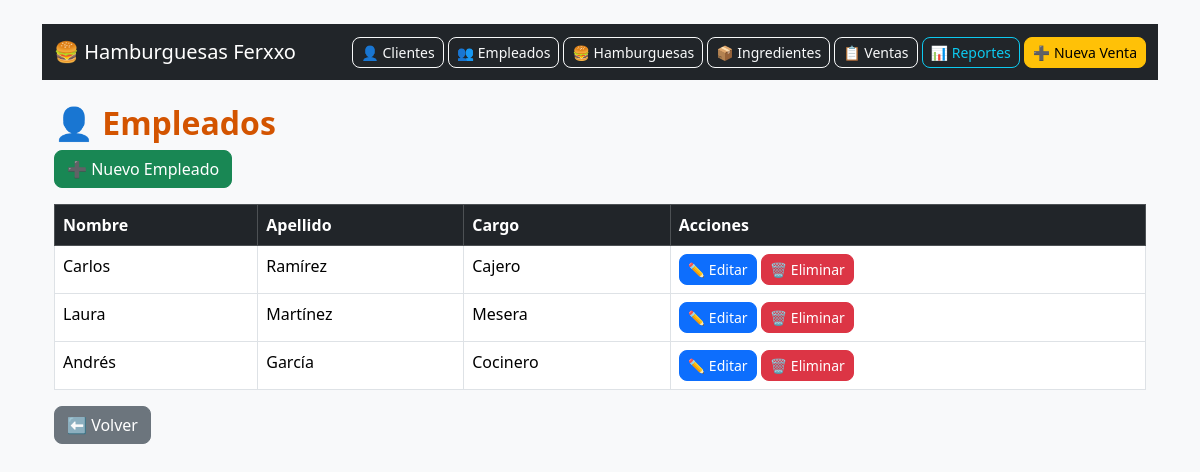
Before: /empleados.php with the older database file.
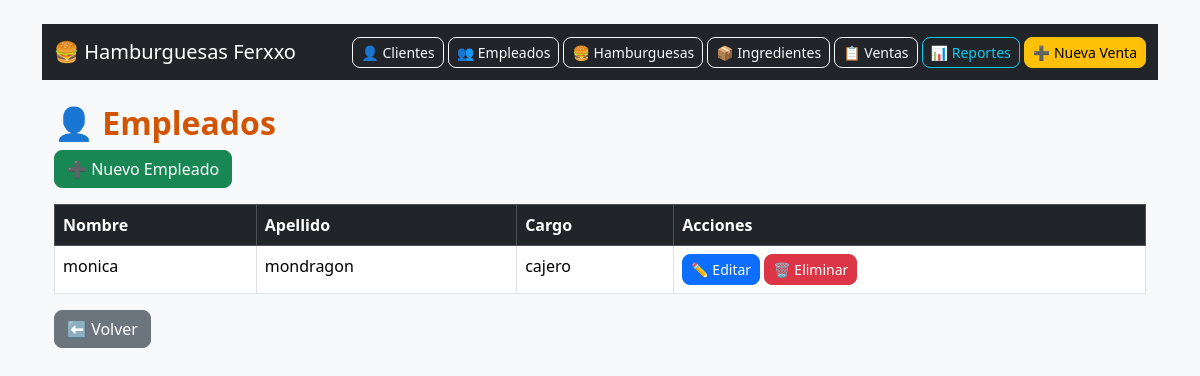
After: the same page with the newer database file.
### tables this page shows
CREATE TABLE `empleados` (
  `id_empleado` int(11) NOT NULL,
  `nombre` varchar(100) NOT NULL,
  `apellido` varchar(100) NOT NULL,
  `cargo` varchar(50) NOT NULL
);

### empleados.php (the view, shortened to what this page needs)
<?php include("config/db.php"); ?>
<!DOCTYPE html>
<html lang="es">
<head>
    <link href="https://cdn.jsdelivr.net/npm/bootstrap@5.3.2/dist/css/bootstrap.min.css" rel="stylesheet">
</head>
<body class="bg-light">
<div class="container mt-4">
<?php include("header.php"); ?>
<h2>👤 Empleados</h2>
    <a href="nuevo_empleado.php" class="btn btn-success mb-3">➕ Nuevo Empleado</a>
    <table class="table table-bordered table-hover">
        <thead class="table-dark">
            <tr>
                <th>Nombre</th>
                <th>Apellido</th>
                <th>Cargo</th>
                <th>Acciones</th>
            </tr>
        </thead>
        <tbody>
        <?php
        $sql = "SELECT * FROM empleados";
        $result = $conn->query($sql);
        while($row = $result->fetch_assoc()){
            echo "<tr>
                    <td>".$row['nombre']."</td>
                    <td>".$row['apellido']."</td>
                    <td>".$row['cargo']."</td>
                    <td>
                        <a href='editar_empleado.php?id=".$row['id_empleado']."' class='btn btn-sm btn-primary'>✏️ Editar</a>
                        <a href='empleados.php?eliminar=".$row['id_empleado']."' class='btn btn-sm btn-danger' onclick=\"return confirm('¿Eliminar empleado?')\">🗑️ Eliminar</a>
                    </td>
                  </tr>";
        }
        ?>
        </tbody>
    </table>
    <a href="index.php" class="btn btn-secondary">⬅️ Volver</a>
</div>
</body>
</html>

Changed rows visible on the page:
removed empleados: nombre "Carlos", apellido "Ramírez", cargo "Cajero"
removed empleados: nombre "Laura", apellido "Martínez", cargo "Mesera"
removed empleados: nombre "Andrés", apellido "García", cargo "Cocinero"
added empleados: nombre "monica", apellido "mondragon", cargo "cajero"
